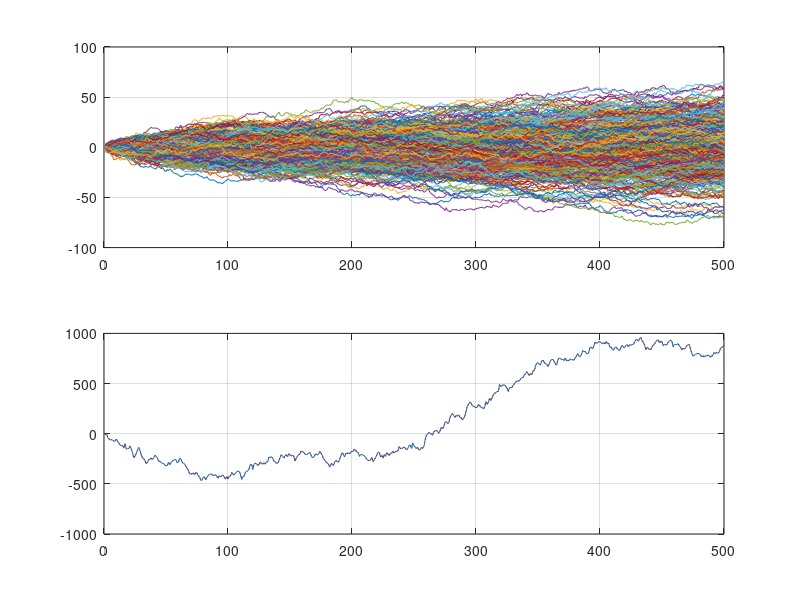

Write MATLAB code to recreate this figure.
% large linear system example
N=500;
A=cumsum(randn(N));
c= randn(N,1);
y= A*c;
% lets take a look at A and y
subplot(2,1,1), plot(A), grid on
subplot(2,1,2), plot(y), grid on, hold on
% now solve for c using a matrix factorisation
tic, cn = A\y; toc
pause
% now take a look at the result of the factorisation
plot(A*cn,'r:')

%   Copyright 2008-2009 The MathWorks, Inc.
%   $Revision: 35 $  $Date: 2009-05-29 15:27:34 +0100 (Fri, 29 May 2009) $
